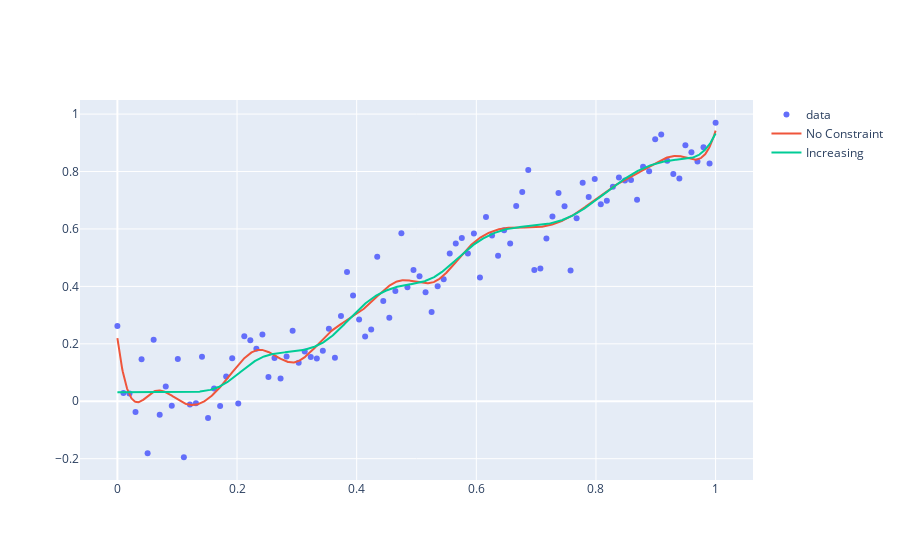

Here is the notebook cell this chart was saved with:
### Code cell
fig = go.Figure()
fig.add_trace(go.Scatter(x=x, y=y, mode="markers", name="data"))
fig.add_trace(go.Scatter(x=xtest, y=ypred, mode="lines", name="No Constraint"))
fig.add_trace(go.Scatter(x=xtest, y=ypredinc, mode="lines", name="Increasing"))
